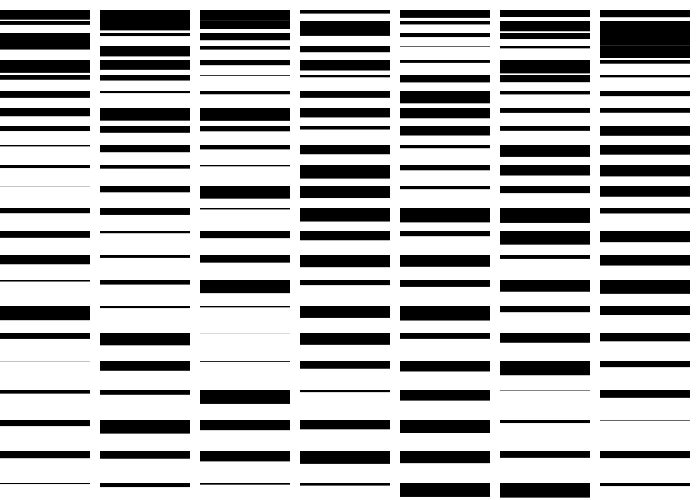
Frame 1 (no input)
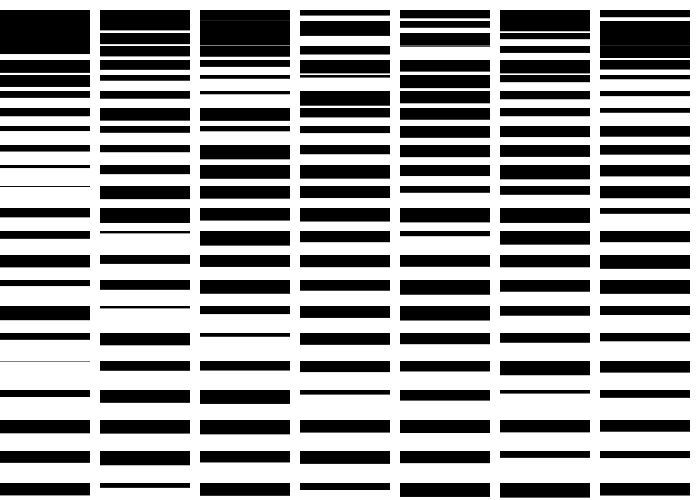
Frame 2 (the mouse pressed at the canvas centre, redrawn once)

The Processing sketch that drew these frames (run headless with seeded random() and noise(); the mouse was pressed at the canvas centre and the sketch redrawn once):

// Processing sketch: processing_10051
// ── processing_10051.pde

boolean flip = false;

void setup() 
{
  size(700,500);
  background(255);
  noStroke();
  smooth();
}


void draw()
{
  for ( int i = 0; i <=7; i++)
  {
    //translate( (width/7)*i, 0);
    streifen( (90+10)*i, 0 );
  }
}

void streifen ( float x, float y)
{
  pushMatrix();
  translate(x,0);
  for ( int i = 0; i <= height; i++)
  {
    translate(0,i+10);
    fill(0);
    rect(0,0,90,random(0,15));
  }
  
  noLoop();
  popMatrix();
}
